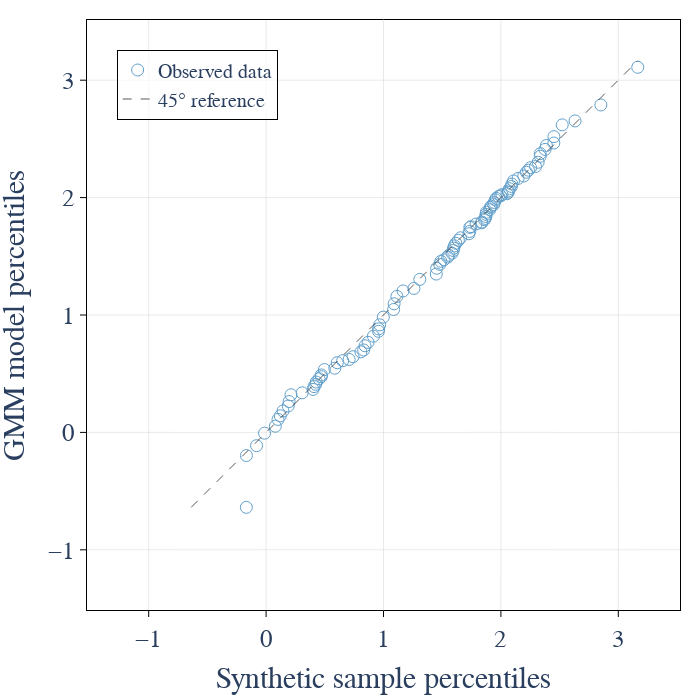

The cell this chart's notebook holds for it:
### Code cell
import numpy as np
import pyco2stats as PyCO2
import plotly.graph_objects as go
import plotly.io as pio

# ── 1) Build empty figure ─────────────────────────────────────────────
fig = go.Figure()

# ── 2) Draw the Q–Q plot ───────────────────────────────────────────────
PyCO2.Visualize_Plotly.qq_plot(
    fig=fig,
    raw_data   = my_sample.flatten(),
    model_data = skEM_sample.flatten(),

    # marker_kwargs can accept any go.Scatter kwargs; here we pull out marker independently:
    marker_kwargs = {
        'marker': {'size': 12, 'color': '#1f77b4', 'symbol': 'circle-open'},
        'opacity': 0.7
    },

    # line_kwargs similarly controls the 45° line:
    line_kwargs = {
        'line': {'dash': 'dash', 'color': '#333333', 'width': 1},
        'opacity': 0.8
    }
)

# ── 3) Style the axes ─────────────────────────────────────────────────
AX_RANGE = [-1.5, 3.5]

fig.update_xaxes(
    title_text    = "Synthetic sample percentiles",
    title_font    = dict(size=30),
    tickfont      = dict(size=25),
    range         = AX_RANGE,
    scaleanchor   = "y",     # lock x/y ratio
    scaleratio    = 1,
    showgrid      = True,
    gridcolor     = "lightgray",
    gridwidth     = 0.5,
    zeroline      = False,
    mirror        = True,
    showline      = True,
    linecolor     = "black",
    linewidth     = 1,
    ticks         = "outside",
    ticklen       = 6,
    tickcolor     = "black"
)

fig.update_yaxes(
    title_text    = "GMM model percentiles",
    title_font    = dict(size=30),
    tickfont      = dict(size=25),
    range         = AX_RANGE,
    showgrid      = True,
    gridcolor     = "lightgray",
    gridwidth     = 0.5,
    zeroline      = False,
    mirror        = True,
    showline      = True,
    linecolor     = "black",
    linewidth     = 1,
    ticks         = "outside",
    ticklen       = 6,
    tickcolor     = "black"
)

# ── 4) Legend & layout tweaks ─────────────────────────────────────────
# Rename the two traces for clarity, leave only those two in the legend
fig.data[0].name = "Observed data"
fig.data[1].name = "45° reference"
fig.data[0].showlegend = True
fig.data[1].showlegend = True

fig.update_layout(
    width        = 700,
    height       = 700,
    template     = "plotly_white",
    font_family  = "Times New Roman",
    font_size    = 22,
    margin       = dict(l=60, r=20, t=20, b=60),
    legend       = dict(
        x      = 0.05,
        y      = 0.95,
        bgcolor= "rgba(255,255,255,0.7)",
        bordercolor="black",
        borderwidth=1,
        font   = dict(size=20)
    )
)

# ── 5) Show inline ────────────────────────────────────────────────────
fig.show()
pio.write_image(fig, "Visualize_Sinclair_Plotly.png", width=900, height=900, scale=2)

### Figure 1 — Plotly figure (JSON) as saved in the notebook; plotly's stock layout.template omitted (floating-point values rounded to 4 significant figures)
{"data": [{"marker": {"color": "#1f77b4", "size": 12, "symbol": "circle-open"}, "mode": "markers", "name": "Observed data", "opacity": 0.7, "showlegend": true, "type": "scatter", "x": [-0.1683, -0.1676, -0.08131, -0.01326, 0.07861, 0.1017, 0.1209, 0.1441, 0.1882, 0.1959, 0.2117, 0.3071, 0.4004, 0.4082, 0.4226, 0.427, 0.4508, 0.4701, 0.471, 0.4966, 0.5852, 0.606, 0.6522, 0.7075, 0.7405, 0.8076, 0.8312, 0.8426, 0.8684, 0.9141, 0.9573, 0.9585, 0.9679, 0.9983, 1.086, 1.09, 1.114, 1.167, 1.259, 1.309, 1.449, 1.453, 1.48, 1.489, 1.516, 1.547, 1.557, 1.584, 1.594, 1.597, 1.604, 1.616, 1.638, 1.656, 1.728, 1.734, 1.735, 1.744, 1.788, 1.836, 1.837, 1.859, 1.866, 1.872, 1.874, 1.876, 1.904, 1.911, 1.918, 1.938, 1.944, 1.953, 1.961, 1.98, 1.998, 2.009, 2.052, 2.063, 2.063, 2.073, 2.089, 2.093, 2.107, 2.146, 2.195, 2.217, 2.234, 2.253, 2.295, 2.317, 2.335, 2.335, 2.376, 2.387, 2.451, 2.452, 2.522, 2.632, 2.851, 3.166], "y": [-0.6382, -0.1972, -0.1131, -0.006628, 0.05271, 0.1105, 0.1415, 0.1826, 0.225, 0.2629, 0.3207, 0.337, 0.3662, 0.3903, 0.4094, 0.429, 0.4574, 0.4746, 0.4895, 0.5352, 0.5471, 0.5937, 0.6108, 0.6213, 0.6447, 0.6858, 0.7021, 0.7377, 0.767, 0.8194, 0.8611, 0.882, 0.9164, 0.9817, 1.047, 1.096, 1.159, 1.205, 1.226, 1.303, 1.349, 1.398, 1.432, 1.457, 1.47, 1.493, 1.508, 1.526, 1.55, 1.57, 1.589, 1.611, 1.636, 1.658, 1.692, 1.712, 1.746, 1.753, 1.775, 1.785, 1.792, 1.812, 1.823, 1.839, 1.857, 1.875, 1.897, 1.917, 1.927, 1.941, 1.959, 1.981, 1.993, 2.01, 2.015, 2.025, 2.033, 2.045, 2.056, 2.076, 2.094, 2.115, 2.141, 2.163, 2.184, 2.216, 2.233, 2.255, 2.264, 2.301, 2.351, 2.374, 2.41, 2.444, 2.465, 2.519, 2.619, 2.653, 2.789, 3.11]}, {"line": {"color": "#333333", "dash": "dash", "width": 1}, "mode": "lines", "name": "45° reference", "opacity": 0.8, "showlegend": true, "type": "scatter", "x": [-0.6382, 3.166], "y": [-0.6382, 3.166]}], "layout": {"font": {"family": "Times New Roman", "size": 22}, "height": 700, "legend": {"bgcolor": "rgba(255,255,255,0.7)", "bordercolor": "black", "borderwidth": 1, "font": {"size": 20}, "x": 0.05, "y": 0.95}, "margin": {"b": 60, "l": 60, "r": 20, "t": 20}, "width": 700, "xaxis": {"gridcolor": "lightgray", "gridwidth": 0.5, "linecolor": "black", "linewidth": 1, "mirror": true, "range": [-1.5, 3.5], "scaleanchor": "y", "scaleratio": 1, "showgrid": true, "showline": true, "tickcolor": "black", "tickfont": {"size": 25}, "ticklen": 6, "ticks": "outside", "title": {"font": {"size": 30}, "text": "Synthetic sample percentiles"}, "zeroline": false}, "yaxis": {"gridcolor": "lightgray", "gridwidth": 0.5, "linecolor": "black", "linewidth": 1, "mirror": true, "range": [-1.5, 3.5], "showgrid": true, "showline": true, "tickcolor": "black", "tickfont": {"size": 25}, "ticklen": 6, "ticks": "outside", "title": {"font": {"size": 30}, "text": "GMM model percentiles"}, "zeroline": false}}}
